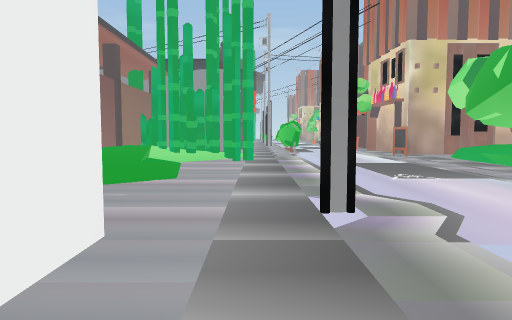
View 1 (above)

19 first-person views from a walk through a Unity game level. The camera is 1.5 m above the floor, tilts 4° down and sees 70° across. The floor is counted in squares, 2 m on a side. Each view is taken from the middle of a square. On the plan, view 1 faces up. The plan holds only what a view shows up to about 11 squares ahead; the rest is blank. The place goes on beyond the plan. The player is left out.

View 2
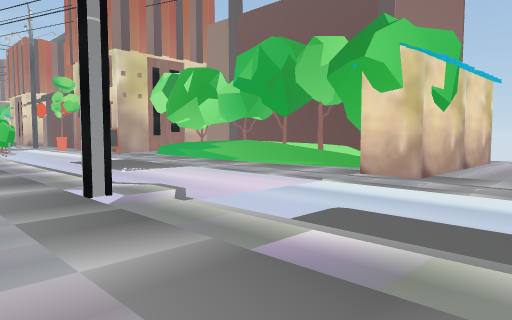

View 3
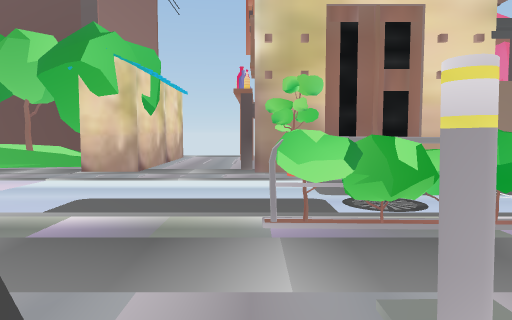

View 4
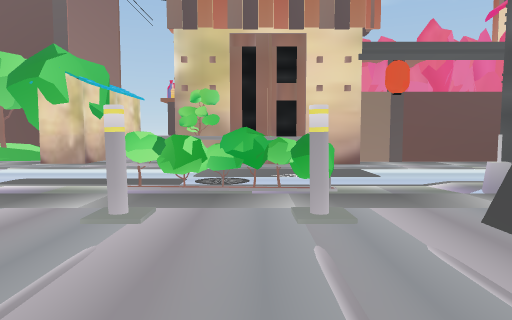

View 5
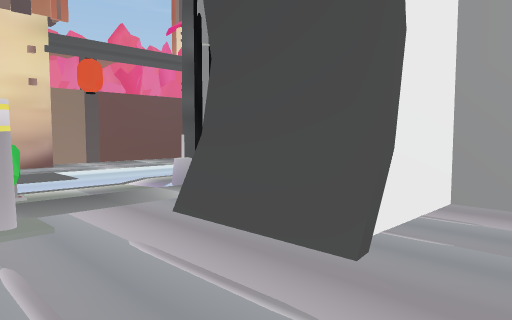

View 6
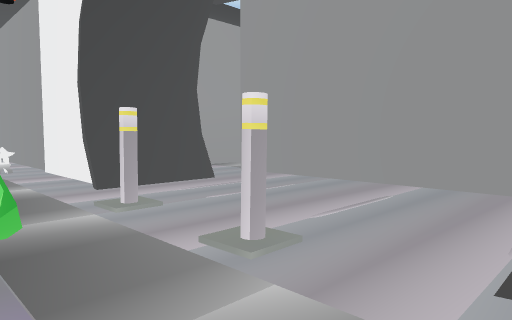

View 7
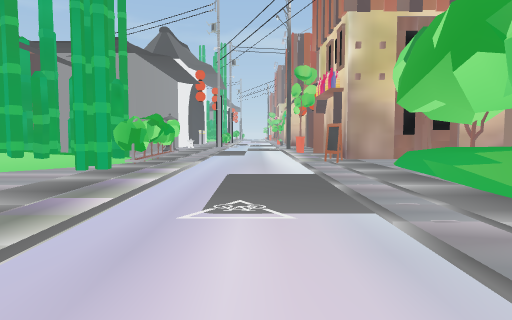

View 8
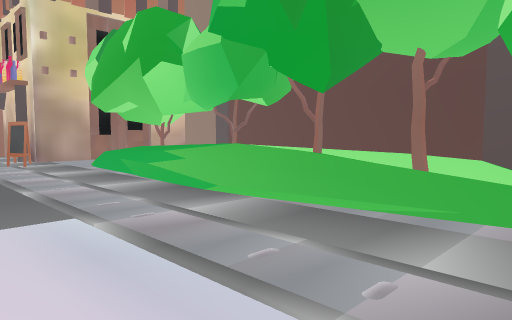

View 9
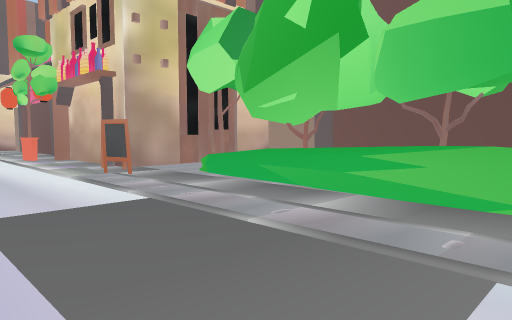

View 10
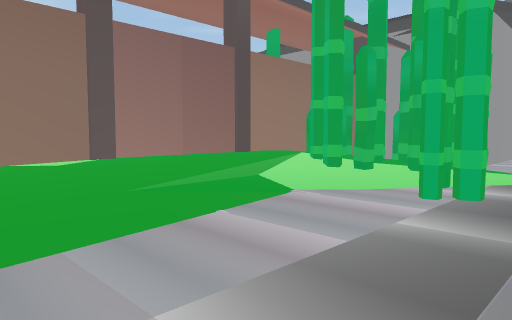

View 11
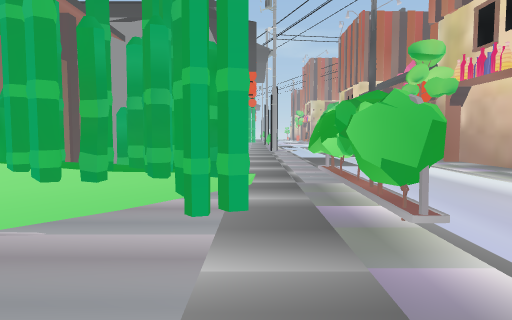

View 12
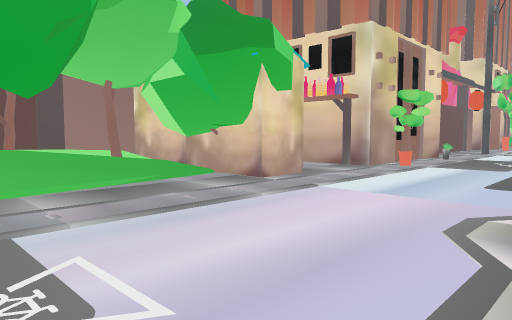

View 13
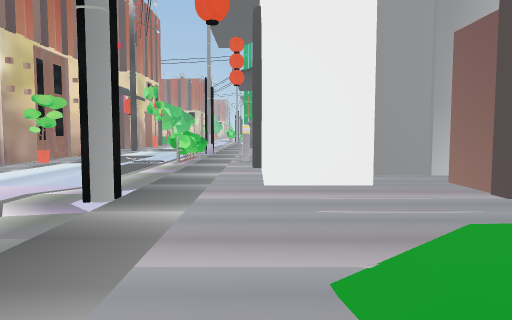

View 14
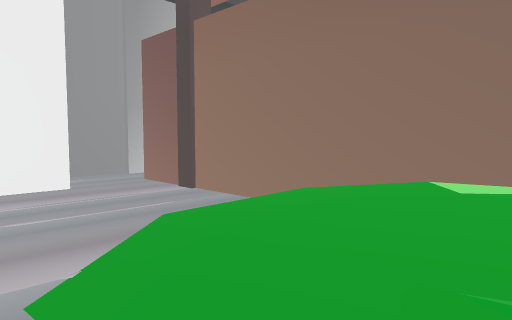

View 15
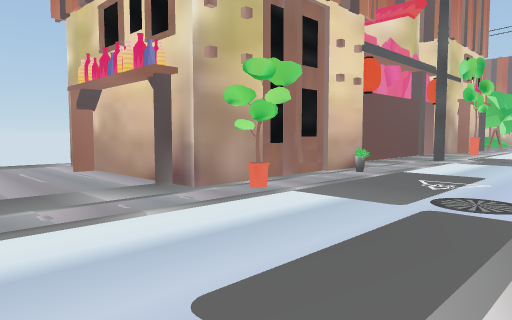

View 16
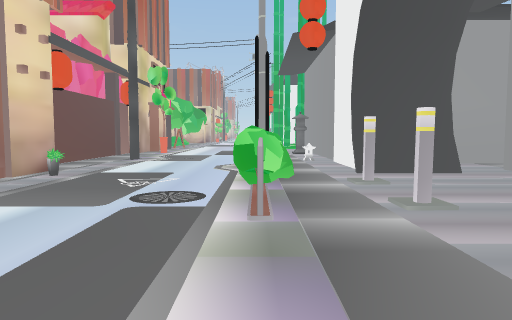

View 17
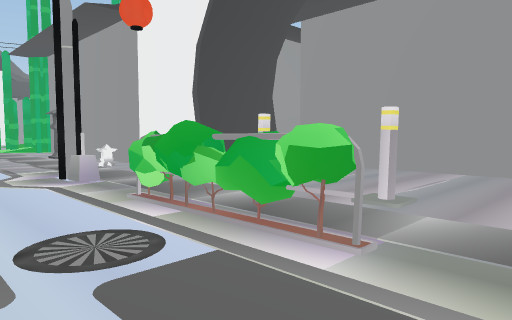

View 18
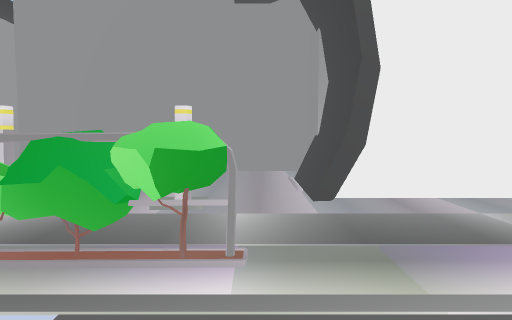

View 19
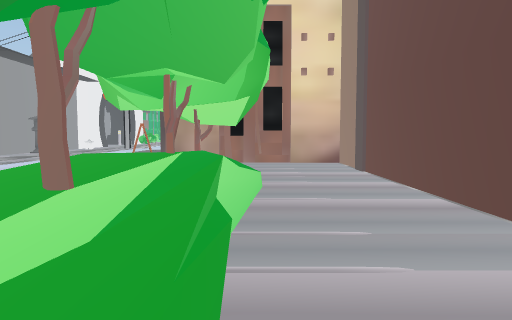

### Floor plan
Key: @ floor where view 1 was taken; # wall or solid block; x gap in a wall; . floor; / step, stairs or slope; = window, fence, low wall or low ledge; O other object.
Columns run from 6 left of view 1 to 11 right of it. Each row starts with its distance up from view 1.
 16   ###.... ..#
 15   # #/... ..#
 14   ##//......#####
 13   ####.....O....#
 12   ####.O.....#..#
 11   ####xO.....=..#
 10   #//..O....=#=.#
  9   #//..O. ...=/.#
  8   #//.... ..=#=.#
  7   #//.... ..=#=.#
  6   #//......./=/.#
  5   #/......../=/.#
  4   #....#.....// #
  3   #..........#  #
  2   ..##......####O
  1  #####............
  0  #####@...........
 -1  #.....O....#####.
 -2  #...O.O...O#
 -3  #.....O....#
 -4  #...O.O....#
 -5  #..##.....O#
 -6  ...##.O....#
 -7 #...##......#
 -8 #####.O.....#
 -9     #......##

Positions as (right, up) in squares from view 1, and headings:
1: (0, 0), facing up
2: (-1, -1), facing up-right
3: (-2, -1), facing right
4: (-4, -3), facing right
5: (-4, -3), facing down-right
6: (1, 0), facing down-left
7: (3, 3), facing up
8: (3, 3), facing up-right
9: (2, 6), facing up-right
10: (1, 6), facing up-left
11: (0, 7), facing up
12: (1, 7), facing down-right
13: (-1, 8), facing down
14: (-1, 8), facing down-left
15: (1, 2), facing down-right
16: (1, 2), facing down
17: (3, 0), facing down-left
18: (3, -1), facing left
19: (8, 4), facing up
